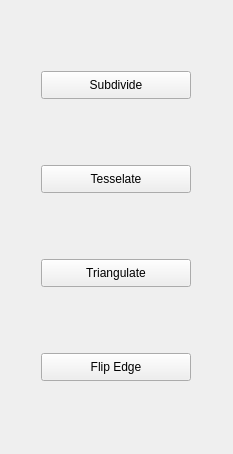
													<widget class="QWidget" name="subdivisionPanelScrollContents">
														<property name="geometry">
															<rect>
																<x>0</x>
																<y>0</y>
																<width>233</width>
																<height>454</height>
															</rect>
														</property>
														<layout class="QVBoxLayout" name="verticalLayout_2">
															<item alignment="Qt::AlignmentFlag::AlignHCenter">
																<widget class="QPushButton" name="subdivisionButton">
																	<property name="minimumSize">
																		<size>
																			<width>150</width>
																			<height>28</height>
																		</size>
																	</property>
																	<property name="maximumSize">
																		<size>
																			<width>200</width>
																			<height>16777215</height>
																		</size>
																	</property>
																	<property name="toolTip">
																		<string>
																			&lt;!DOCTYPE HTML PUBLIC &quot;-//W3C//DTD HTML 4.0//EN&quot; &quot;http://www.w3.org/TR/REC-html40/strict.dtd&quot;&gt;
																			&lt;html&gt;&lt;head&gt;&lt;meta name=&quot;qrichtext&quot; content=&quot;1&quot; /&gt;&lt;meta charset=&quot;utf-8&quot; /&gt;&lt;style type=&quot;text/css&quot;&gt;
																			p, li { white-space: pre-wrap; }
																			hr { height: 1px; border-width: 0; }
																			li.unchecked::marker { content: &quot;\2610&quot;; }
																			li.checked::marker { content: &quot;\2612&quot;; }
																			&lt;/style&gt;&lt;/head&gt;&lt;body style=&quot; font-family:'Segoe UI'; font-size:9pt; font-weight:400; font-style:normal;&quot;&gt;
																			&lt;p style=&quot; margin-top:12px; margin-bottom:12px; margin-left:0px; margin-right:0px; -qt-block-indent:0; text-indent:0px;&quot;&gt;&lt;span style=&quot; font-family:'Cascadia Mono'; color:#ffffff;&quot;&gt;Splits an object into more faces and smooths&lt;/span&gt;&lt;/p&gt;
																			&lt;p style=&quot; margin-top:12px; margin-bottom:12px; margin-left:0px; margin-right:0px; -qt-block-indent:0; text-indent:0px; background-color:#1c1c1c;&quot;&gt;&lt;span style=&quot; color:#ffffff;&quot;&gt;Restricted to objects&lt;/span&gt;&lt;/p&gt;&lt;/body&gt;&lt;/html&gt;
																		</string>
																	</property>
																	<property name="text">
																		<string>Subdivide</string>
																	</property>
																</widget>
															</item>
															<item alignment="Qt::AlignmentFlag::AlignHCenter">
																<widget class="QPushButton" name="tesselationButton">
																	<property name="minimumSize">
																		<size>
																			<width>150</width>
																			<height>28</height>
																		</size>
																	</property>
																	<property name="maximumSize">
																		<size>
																			<width>200</width>
																			<height>16777215</height>
																		</size>
																	</property>
																	<property name="toolTip">
																		<string>
																			&lt;!DOCTYPE HTML PUBLIC &quot;-//W3C//DTD HTML 4.0//EN&quot; &quot;http://www.w3.org/TR/REC-html40/strict.dtd&quot;&gt;
																			&lt;html&gt;&lt;head&gt;&lt;meta name=&quot;qrichtext&quot; content=&quot;1&quot; /&gt;&lt;meta charset=&quot;utf-8&quot; /&gt;&lt;style type=&quot;text/css&quot;&gt;
																			p, li { white-space: pre-wrap; }
																			hr { height: 1px; border-width: 0; }
																			li.unchecked::marker { content: &quot;\2610&quot;; }
																			li.checked::marker { content: &quot;\2612&quot;; }
																			&lt;/style&gt;&lt;/head&gt;&lt;body style=&quot; font-family:'Segoe UI'; font-size:9pt; font-weight:400; font-style:normal;&quot;&gt;
																			&lt;p style=&quot; margin-top:12px; margin-bottom:12px; margin-left:0px; margin-right:0px; -qt-block-indent:0; text-indent:0px;&quot;&gt;&lt;span&gt;Tesselate&lt;/span&gt;&lt;/p&gt;
																			&lt;p style=&quot; margin-top:12px; margin-bottom:12px; margin-left:0px; margin-right:0px; -qt-block-indent:0; text-indent:0px;&quot;&gt;&lt;span&gt;Works for every element&lt;/span&gt;&lt;/p&gt;&lt;/body&gt;&lt;/html&gt;
																		</string>
																	</property>
																	<property name="text">
																		<string>Tesselate</string>
																	</property>
																</widget>
															</item>
															<item alignment="Qt::AlignmentFlag::AlignHCenter">
																<widget class="QPushButton" name="triangulationButton">
																	<property name="minimumSize">
																		<size>
																			<width>150</width>
																			<height>28</height>
																		</size>
																	</property>
																	<property name="maximumSize">
																		<size>
																			<width>200</width>
																			<height>16777215</height>
																		</size>
																	</property>
																	<property name="toolTip">
																		<string>
																			&lt;!DOCTYPE HTML PUBLIC &quot;-//W3C//DTD HTML 4.0//EN&quot; &quot;http://www.w3.org/TR/REC-html40/strict.dtd&quot;&gt;
																			&lt;html&gt;&lt;head&gt;&lt;meta name=&quot;qrichtext&quot; content=&quot;1&quot; /&gt;&lt;meta charset=&quot;utf-8&quot; /&gt;&lt;style type=&quot;text/css&quot;&gt;
																			p, li { white-space: pre-wrap; }
																			hr { height: 1px; border-width: 0; }
																			li.unchecked::marker { content: &quot;\2610&quot;; }
																			li.checked::marker { content: &quot;\2612&quot;; }
																			&lt;/style&gt;&lt;/head&gt;&lt;body style=&quot; font-family:'Segoe UI'; font-size:9pt; font-weight:400; font-style:normal;&quot;&gt;
																			&lt;p style=&quot; margin-top:12px; margin-bottom:12px; margin-left:0px; margin-right:0px; -qt-block-indent:0; text-indent:0px;&quot;&gt;&lt;span&gt;Splits the element into more triangular faces &lt;/span&gt;&lt;/p&gt;
																			&lt;p style=&quot; margin-top:12px; margin-bottom:12px; margin-left:0px; margin-right:0px; -qt-block-indent:0; text-indent:0px;&quot;&gt;&lt;span&gt;Restricted to faces and objects&lt;/span&gt;&lt;/p&gt;&lt;/body&gt;&lt;/html&gt;
																		</string>
																	</property>
																	<property name="styleSheet">
																		<string notr="true"/>
																	</property>
																	<property name="text">
																		<string>Triangulate</string>
																	</property>
																</widget>
															</item>
															<item alignment="Qt::AlignmentFlag::AlignHCenter">
																<widget class="QPushButton" name="flipButton">
																	<property name="minimumSize">
																		<size>
																			<width>150</width>
																			<height>28</height>
																		</size>
																	</property>
																	<property name="maximumSize">
																		<size>
																			<width>150</width>
																			<height>16777215</height>
																		</size>
																	</property>
																	<property name="toolTip">
																		<string>
																			&lt;!DOCTYPE HTML PUBLIC &quot;-//W3C//DTD HTML 4.0//EN&quot; &quot;http://www.w3.org/TR/REC-html40/strict.dtd&quot;&gt;
																			&lt;html&gt;&lt;head&gt;&lt;meta name=&quot;qrichtext&quot; content=&quot;1&quot; /&gt;&lt;meta charset=&quot;utf-8&quot; /&gt;&lt;style type=&quot;text/css&quot;&gt;
																			p, li { white-space: pre-wrap; }
																			hr { height: 1px; border-width: 0; }
																			li.unchecked::marker { content: &quot;\2610&quot;; }
																			li.checked::marker { content: &quot;\2612&quot;; }
																			&lt;/style&gt;&lt;/head&gt;&lt;body style=&quot; font-family:'Segoe UI'; font-size:9pt; font-weight:400; font-style:normal;&quot;&gt;
																			&lt;p style=&quot; margin-top:12px; margin-bottom:12px; margin-left:0px; margin-right:0px; -qt-block-indent:0; text-indent:0px;&quot;&gt;&lt;span&gt;Flip-Edge&lt;/span&gt;&lt;/p&gt;
																			&lt;p style=&quot; margin-top:12px; margin-bottom:12px; margin-left:0px; margin-right:0px; -qt-block-indent:0; text-indent:0px;&quot;&gt;&lt;span&gt;Restricted to edges&lt;/span&gt;&lt;/p&gt;&lt;/body&gt;&lt;/html&gt;
																		</string>
																	</property>
																	<property name="styleSheet">
																		<string notr="true"/>
																	</property>
																	<property name="text">
																		<string>Flip Edge</string>
																	</property>
																</widget>
															</item>
														</layout>
													</widget>
